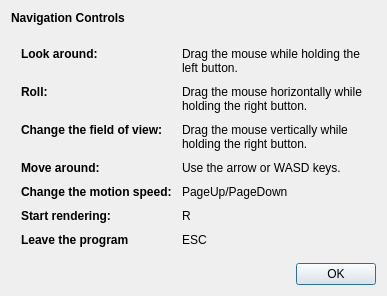
<?xml version="1.0" encoding="UTF-8"?>
<ui version="4.0">
 <class>NavigationDialog</class>
 <widget class="QDialog" name="NavigationDialog">
  <property name="geometry">
   <rect>
    <x>0</x>
    <y>0</y>
    <width>638</width>
    <height>395</height>
   </rect>
  </property>
  <property name="sizePolicy">
   <sizepolicy hsizetype="Preferred" vsizetype="Preferred">
    <horstretch>0</horstretch>
    <verstretch>0</verstretch>
   </sizepolicy>
  </property>
  <property name="windowTitle">
   <string>Navigation Controls</string>
  </property>
  <layout class="QGridLayout" name="gridLayout">
   <property name="sizeConstraint">
    <enum>QLayout::SetFixedSize</enum>
   </property>
   <item row="0" column="0">
    <widget class="QLabel" name="label">
     <property name="sizePolicy">
      <sizepolicy hsizetype="Preferred" vsizetype="Preferred">
       <horstretch>0</horstretch>
       <verstretch>0</verstretch>
      </sizepolicy>
     </property>
     <property name="text">
      <string>&lt;!DOCTYPE HTML PUBLIC &quot;-//W3C//DTD HTML 4.0//EN&quot; &quot;http://www.w3.org/TR/REC-html40/strict.dtd&quot;&gt;
&lt;html&gt;&lt;head&gt;&lt;meta name=&quot;qrichtext&quot; content=&quot;1&quot; /&gt;&lt;style type=&quot;text/css&quot;&gt;
p, li { white-space: pre-wrap; }
&lt;/style&gt;&lt;/head&gt;&lt;body style=&quot; font-family:'Lucida Grande'; font-weight:400; font-style:normal;&quot;&gt;
&lt;p style=&quot; margin-top:12px; margin-bottom:12px; margin-left:0px; margin-right:0px; -qt-block-indent:0; text-indent:0px;&quot;&gt;&lt;span style=&quot; font-weight:600;&quot;&gt;Navigation Controls&lt;/span&gt;&lt;/p&gt;
&lt;p style=&quot;-qt-paragraph-type:empty; margin-top:12px; margin-bottom:12px; margin-left:0px; margin-right:0px; -qt-block-indent:0; text-indent:0px;&quot;&gt;&lt;/p&gt;
&lt;table border=&quot;0&quot; style=&quot; margin-top:0px; margin-bottom:0px; margin-left:0px; margin-right:0px;&quot; cellspacing=&quot;10&quot; cellpadding=&quot;0&quot;&gt;
&lt;tr&gt;
&lt;td&gt;
&lt;p style=&quot; margin-top:0px; margin-bottom:0px; margin-left:0px; margin-right:0px; -qt-block-indent:0; text-indent:0px;&quot;&gt;&lt;span style=&quot; font-weight:600;&quot;&gt;Look around:&lt;/span&gt;&lt;/p&gt;&lt;/td&gt;
&lt;td&gt;
&lt;p style=&quot; margin-top:0px; margin-bottom:0px; margin-left:0px; margin-right:0px; -qt-block-indent:0; text-indent:0px;&quot;&gt;Drag the mouse while holding the &lt;/p&gt;
&lt;p style=&quot; margin-top:0px; margin-bottom:0px; margin-left:0px; margin-right:0px; -qt-block-indent:0; text-indent:0px;&quot;&gt;left button.&lt;/p&gt;&lt;/td&gt;&lt;/tr&gt;
&lt;tr&gt;
&lt;td&gt;
&lt;p style=&quot; margin-top:0px; margin-bottom:0px; margin-left:0px; margin-right:0px; -qt-block-indent:0; text-indent:0px;&quot;&gt;&lt;span style=&quot; font-weight:600;&quot;&gt;Roll:&lt;/span&gt;&lt;/p&gt;&lt;/td&gt;
&lt;td&gt;
&lt;p style=&quot; margin-top:0px; margin-bottom:0px; margin-left:0px; margin-right:0px; -qt-block-indent:0; text-indent:0px;&quot;&gt;Drag the mouse horizontally while &lt;/p&gt;
&lt;p style=&quot; margin-top:0px; margin-bottom:0px; margin-left:0px; margin-right:0px; -qt-block-indent:0; text-indent:0px;&quot;&gt;holding the right button.&lt;/p&gt;&lt;/td&gt;&lt;/tr&gt;
&lt;tr&gt;
&lt;td&gt;
&lt;p style=&quot; margin-top:0px; margin-bottom:0px; margin-left:0px; margin-right:0px; -qt-block-indent:0; text-indent:0px;&quot;&gt;&lt;span style=&quot; font-weight:600;&quot;&gt;Change the field of view:&lt;/span&gt;&lt;/p&gt;&lt;/td&gt;
&lt;td&gt;
&lt;p style=&quot; margin-top:0px; margin-bottom:0px; margin-left:0px; margin-right:0px; -qt-block-indent:0; text-indent:0px;&quot;&gt;Drag the mouse vertically while &lt;/p&gt;
&lt;p style=&quot; margin-top:0px; margin-bottom:0px; margin-left:0px; margin-right:0px; -qt-block-indent:0; text-indent:0px;&quot;&gt;holding the right button.&lt;/p&gt;&lt;/td&gt;&lt;/tr&gt;
&lt;tr&gt;
&lt;td&gt;
&lt;p style=&quot; margin-top:0px; margin-bottom:0px; margin-left:0px; margin-right:0px; -qt-block-indent:0; text-indent:0px;&quot;&gt;&lt;span style=&quot; font-weight:600;&quot;&gt;Move around:&lt;/span&gt;&lt;/p&gt;&lt;/td&gt;
&lt;td&gt;
&lt;p style=&quot; margin-top:0px; margin-bottom:0px; margin-left:0px; margin-right:0px; -qt-block-indent:0; text-indent:0px;&quot;&gt;Use the arrow or WASD keys.&lt;/p&gt;&lt;/td&gt;&lt;/tr&gt;
&lt;tr&gt;
&lt;td&gt;
&lt;p style=&quot; margin-top:0px; margin-bottom:0px; margin-left:0px; margin-right:0px; -qt-block-indent:0; text-indent:0px;&quot;&gt;&lt;span style=&quot; font-weight:600;&quot;&gt;Change the motion speed:&lt;/span&gt;&lt;/p&gt;&lt;/td&gt;
&lt;td&gt;
&lt;p style=&quot; margin-top:0px; margin-bottom:0px; margin-left:0px; margin-right:0px; -qt-block-indent:0; text-indent:0px;&quot;&gt;PageUp/PageDown&lt;/p&gt;&lt;/td&gt;&lt;/tr&gt;
&lt;tr&gt;
&lt;td&gt;
&lt;p style=&quot; margin-top:0px; margin-bottom:0px; margin-left:0px; margin-right:0px; -qt-block-indent:0; text-indent:0px;&quot;&gt;&lt;span style=&quot; font-weight:600;&quot;&gt;Start rendering:&lt;/span&gt;&lt;/p&gt;&lt;/td&gt;
&lt;td&gt;
&lt;p style=&quot; margin-top:0px; margin-bottom:0px; margin-left:0px; margin-right:0px; -qt-block-indent:0; text-indent:0px;&quot;&gt;R&lt;/p&gt;&lt;/td&gt;&lt;/tr&gt;
&lt;tr&gt;
&lt;td&gt;
&lt;p style=&quot; margin-top:0px; margin-bottom:0px; margin-left:0px; margin-right:0px; -qt-block-indent:0; text-indent:0px;&quot;&gt;&lt;span style=&quot; font-weight:600;&quot;&gt;Leave the program&lt;/span&gt;&lt;/p&gt;&lt;/td&gt;
&lt;td&gt;
&lt;p style=&quot; margin-top:0px; margin-bottom:0px; margin-left:0px; margin-right:0px; -qt-block-indent:0; text-indent:0px;&quot;&gt;ESC&lt;/p&gt;&lt;/td&gt;&lt;/tr&gt;&lt;/table&gt;&lt;/body&gt;&lt;/html&gt;</string>
     </property>
     <property name="alignment">
      <set>Qt::AlignLeading|Qt::AlignLeft|Qt::AlignTop</set>
     </property>
    </widget>
   </item>
   <item row="1" column="0">
    <widget class="QDialogButtonBox" name="buttonBox">
     <property name="orientation">
      <enum>Qt::Horizontal</enum>
     </property>
     <property name="standardButtons">
      <set>QDialogButtonBox::Ok</set>
     </property>
    </widget>
   </item>
  </layout>
 </widget>
 <resources/>
 <connections>
  <connection>
   <sender>buttonBox</sender>
   <signal>accepted()</signal>
   <receiver>NavigationDialog</receiver>
   <slot>accept()</slot>
   <hints>
    <hint type="sourcelabel">
     <x>248</x>
     <y>254</y>
    </hint>
    <hint type="destinationlabel">
     <x>157</x>
     <y>274</y>
    </hint>
   </hints>
  </connection>
  <connection>
   <sender>buttonBox</sender>
   <signal>rejected()</signal>
   <receiver>NavigationDialog</receiver>
   <slot>reject()</slot>
   <hints>
    <hint type="sourcelabel">
     <x>316</x>
     <y>260</y>
    </hint>
    <hint type="destinationlabel">
     <x>286</x>
     <y>274</y>
    </hint>
   </hints>
  </connection>
 </connections>
</ui>
